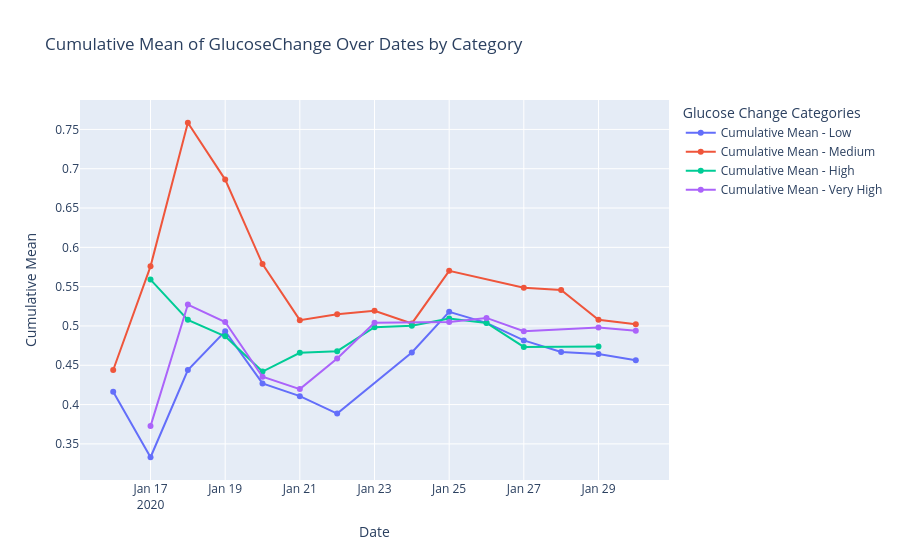

Here is the notebook cell this chart was saved with:
### Code cell
def plot_multiple_cumulative_means(data_dict):
    fig = go.Figure()
    
    for label, data in data_dict.items():
        unique_dates = sorted(data['Timestamp'].dt.date.unique())
        cumulative_means = []
        
        for i in range(len(unique_dates)):
            current_data = data[data['Timestamp'].dt.date <= unique_dates[i]]
            mean = current_data['GlucoseChange'].mean()
            cumulative_means.append(mean)
        
        fig.add_trace(go.Scatter(
            x=unique_dates,
            y=cumulative_means,
            mode='lines+markers',
            name=f'Cumulative Mean - {label}'
        ))
    
    fig.update_layout(
        title="Cumulative Mean of GlucoseChange Over Dates by Category",
        xaxis_title="Date",
        yaxis_title="Cumulative Mean",
        legend_title="Glucose Change Categories"
    )
    
    fig.show()
    
data_dict = {
    "Low": actgluco_low,
    "Medium": actgluco_medium,
    "High": actgluco_high,
    "Very High": actgluco_very_high
}

plot_multiple_cumulative_means(data_dict)

### Figure 1 — Plotly figure (JSON) as saved in the notebook; plotly's stock layout.template omitted (floating-point values rounded to 4 significant figures)
{"data": [{"mode": "lines+markers", "name": "Cumulative Mean - Low", "type": "scatter", "x": ["2020-01-16", "2020-01-17", "2020-01-18", "2020-01-19", "2020-01-20", "2020-01-21", "2020-01-22", "2020-01-24", "2020-01-25", "2020-01-26", "2020-01-27", "2020-01-28", "2020-01-29", "2020-01-30"], "y": [0.4162, 0.333, 0.444, 0.4933, 0.4269, 0.4107, 0.3885, 0.4662, 0.518, 0.5039, 0.4817, 0.467, 0.4643, 0.4565]}, {"mode": "lines+markers", "name": "Cumulative Mean - Medium", "type": "scatter", "x": ["2020-01-16", "2020-01-17", "2020-01-18", "2020-01-19", "2020-01-20", "2020-01-21", "2020-01-22", "2020-01-23", "2020-01-24", "2020-01-25", "2020-01-27", "2020-01-28", "2020-01-29", "2020-01-30"], "y": [0.444, 0.5758, 0.7585, 0.6862, 0.5788, 0.5074, 0.515, 0.5193, 0.5032, 0.5701, 0.5487, 0.5457, 0.5078, 0.5022]}, {"mode": "lines+markers", "name": "Cumulative Mean - High", "type": "scatter", "x": ["2020-01-17", "2020-01-18", "2020-01-19", "2020-01-20", "2020-01-21", "2020-01-22", "2020-01-23", "2020-01-24", "2020-01-25", "2020-01-26", "2020-01-27", "2020-01-29"], "y": [0.559, 0.5078, 0.4869, 0.442, 0.4659, 0.468, 0.4985, 0.5004, 0.5093, 0.5038, 0.4733, 0.4739]}, {"mode": "lines+markers", "name": "Cumulative Mean - Very High", "type": "scatter", "x": ["2020-01-17", "2020-01-18", "2020-01-19", "2020-01-20", "2020-01-21", "2020-01-22", "2020-01-23", "2020-01-25", "2020-01-26", "2020-01-27", "2020-01-29", "2020-01-30"], "y": [0.3726, 0.5272, 0.505, 0.4355, 0.4197, 0.4586, 0.5039, 0.505, 0.5102, 0.4933, 0.498, 0.4938]}], "layout": {"legend": {"title": {"text": "Glucose Change Categories"}}, "title": {"text": "Cumulative Mean of GlucoseChange Over Dates by Category"}, "xaxis": {"title": {"text": "Date"}}, "yaxis": {"title": {"text": "Cumulative Mean"}}}}
